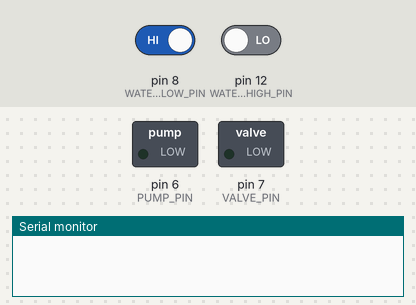
Bench run of a program on a simulated Arduino Uno, built with avr-gcc and run on an emulated ATmega328P. On the bench: switched loads named in the program (green lamp = pin HIGH), the last lines printed to the serial monitor. The test bench sets the inputs (shaded band); at power-on: pin 8 (WATER_LEVEL_SENSOR_LOW_PIN) HIGH, pin 12 (WATER_LEVEL_SENSOR_HIGH_PIN) LOW.

Above: at 1.8 s.
1.9 s: pin 8 (WATER_LEVEL_SENSOR_LOW_PIN) driven LOW
At 3.0 s:
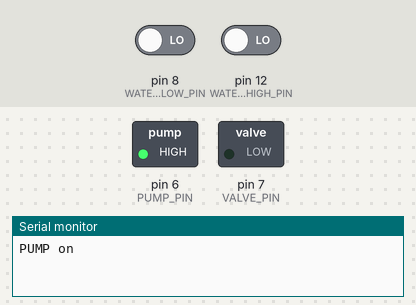
3.5 s: pin 12 (WATER_LEVEL_SENSOR_HIGH_PIN) driven HIGH
At 4.5 s:
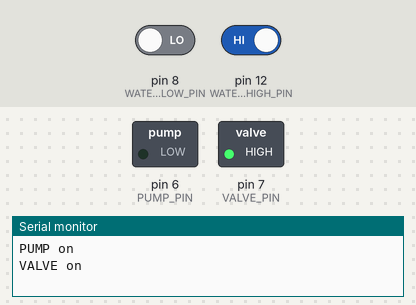
Timing chart, 0 to 6.5 s (numbered marks = the images above; inputs shaded):
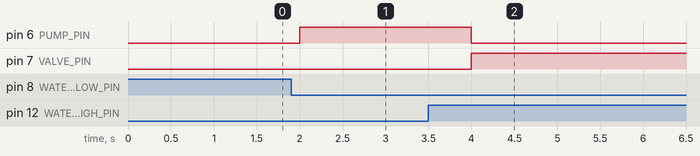

Measured:
- after the input at 1.9 s, pin 6 (PUMP_PIN): LOW → HIGH after 0.10 s
- after the input at 3.5 s, pin 6 (PUMP_PIN): HIGH → LOW after 0.50 s; pin 7 (VALVE_PIN): LOW → HIGH after 0.50 s

The program:

main.cpp
```cpp
/*
  Author: Mohamed Newir
  File Name: main.cpp
  Date: 27/11/2024
  Description: Water level control System
*/

#include <Arduino.h>

/* Define the pins for the Level sensors */
#define WATER_LEVEL_SENSOR_LOW_PIN 8
#define WATER_LEVEL_SENSOR_HIGH_PIN 12

/* Define the pins for the Pump and Valve */
#define PUMP_PIN 6
#define VALVE_PIN 7

/* Sensor active is High since it is a Normal open sensor */
#define SENSOR_ACTIVE HIGH

/* to prevent debouncing effect */
#define INTERVAL 1000 // 1 second

unsigned long previousMillis = 0;
unsigned long currentMillis = 0;

/* Global variables to store the water level sensors values*/
int lowLevelSensorCurrent = 0;
int lowLevelSensorPrev = 0;
int highLevelSensorCurrent = 0;
int highLevelSensorPrev = 0;

void setup()
{

  Serial.begin(9600);

  /* Set the pins as input for the sensors */
  pinMode(WATER_LEVEL_SENSOR_LOW_PIN, INPUT);
  pinMode(WATER_LEVEL_SENSOR_HIGH_PIN, INPUT);

  /* Set the pins as output for bot pump and valve */
  pinMode(PUMP_PIN, OUTPUT);
  pinMode(VALVE_PIN, OUTPUT);

  // Ensure actuators are initially off
  digitalWrite(PUMP_PIN, LOW);
  digitalWrite(VALVE_PIN, LOW);

  // Initialize previous sensor states
  lowLevelSensorPrev = digitalRead(WATER_LEVEL_SENSOR_LOW_PIN);
  highLevelSensorPrev = digitalRead(WATER_LEVEL_SENSOR_HIGH_PIN);
}

void loop()
{

  currentMillis = millis();

  if (currentMillis - previousMillis >= INTERVAL)
  {

    // Read the sensor states
    lowLevelSensorCurrent = digitalRead(WATER_LEVEL_SENSOR_LOW_PIN);
    highLevelSensorCurrent = digitalRead(WATER_LEVEL_SENSOR_HIGH_PIN);

    /*
      control logic:
      - If the low level sensor is inactive (i.e., water level is low) , turn on the pump and turn off the valve
      - If the high level sensor is active (i.e., water level is high) , turn off the pump and turn on the valve
    */
    if (lowLevelSensorCurrent != SENSOR_ACTIVE && lowLevelSensorPrev == SENSOR_ACTIVE)
    {
      Serial.println("PUMP on");
      digitalWrite(VALVE_PIN, LOW);
      digitalWrite(PUMP_PIN, HIGH);
    }
    else if (highLevelSensorCurrent == SENSOR_ACTIVE && highLevelSensorPrev != SENSOR_ACTIVE)
    {
      Serial.println("VALVE on");
      digitalWrite(PUMP_PIN, LOW);
      digitalWrite(VALVE_PIN, HIGH);
    }
    // else
    // {
    //   // Default state: Turn off both actuators
    //   Serial.println("System idle");
    //   digitalWrite(PUMP_PIN, LOW);
    //   digitalWrite(VALVE_PIN, LOW);
    // }
    highLevelSensorPrev = highLevelSensorCurrent;
    lowLevelSensorPrev = lowLevelSensorCurrent;

    previousMillis = currentMillis;
  }
}
```
